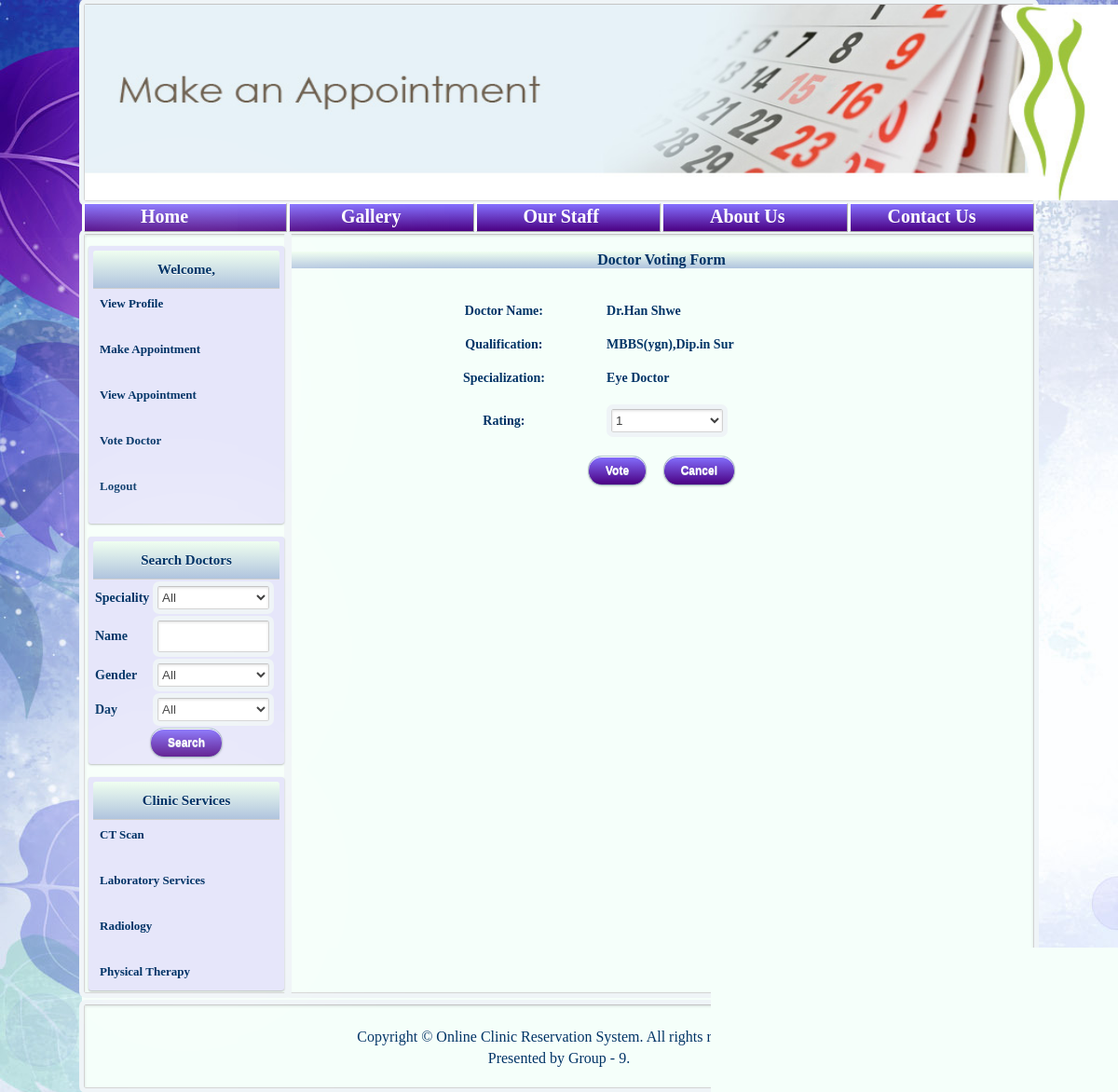
/voteDoctor.php?doctorId=1, run on the app's committed database.
### tables this page shows
CREATE TABLE `doctor` (
  `doctorId` int(11) NOT NULL AUTO_INCREMENT,
  `doctorName` varchar(30) NOT NULL,
  `doctorPwd` varchar(15) NOT NULL,
  `doctorAge` int(11) NOT NULL,
  `doctorGender` varchar(10) NOT NULL,
  `doctorPhone` varchar(12) NOT NULL,
  `doctorAddress` varchar(50) NOT NULL,
  `speciality` varchar(50) NOT NULL,
  `degree` varchar(50) NOT NULL,
  `experience` varchar(10) NOT NULL,
  `price` varchar(10) NOT NULL,
  PRIMARY KEY (`doctorId`)
);

### voteDoctor.php (the view, shortened to what this page needs)
<?php
$doctorId=$_GET['doctorId'];
$query="select * from doctor where doctorId='" . $doctorId . "'";
$result=mysql_query($query) or die(mysql_error());
$row = mysql_fetch_array($result);
?>
<html>
<head>
<link href="css/clinic.css" rel="stylesheet" type="text/css" />
</head>
<body id="bb" background="images/background/leafCircle.jpg">
  <table width="100%">
  	<tr>
  		<td width="8%"></td>
  		<td width="84%">
  			<table border="0" width="100%" style="background: #F5FFFA;">
 				<tr>
                  	<td colspan="5" class="borderStyle">
                  		<?php include $_SERVER['DOCUMENT_ROOT'] .'/clinicreservation/includes/header.php';?>
                  	</td>
              	</tr>
  				<tr>
             			<?php include $_SERVER['DOCUMENT_ROOT'] .'/clinicreservation/includes/menu.php';?>
              	</tr>
             	<tr>
                  <td valign="top" colspan="1" class="borderStyle" width="20%">
                  	 <table width="100%" style="margin: 0px 0px 0px -3px">
						<tr>
							<td><?php include $_SERVER['DOCUMENT_ROOT'] .'/clinicreservation/memberFunctions.php';?></td>
						</tr>
					</table>
                      <table width="100%" style="margin: 0px 0px 0px -3px">
                          <tr>
                              <td><?php include $_SERVER['DOCUMENT_ROOT'] .'/clinicreservation/includes/search.php';?></td>
                          </tr>
                      </table>
                      <table width="100%" style="margin: 0px 0px 0px -3px">
                          <tr>
                              <td><?php include $_SERVER['DOCUMENT_ROOT'] .'/clinicreservation/includes/services.php';?></td>
                          </tr>
                      </table>
				</td>
                <td valign="top" colspan="4" class="borderStyle" style="font-family: Quicksand-Regular; font-size: 16px; color: #03637E;">
                <div align="center">
                <br>
					<h4 id="title">Doctor Voting Form</h4>
                    <br>
			<form action="saveVoting.php" method="post">
				<table id="membersend1">
					<tr>
						<td><br></td>
					</tr>
					<tr>
						<td align="center">Doctor Name:</td>
                        <td><?php echo $row["doctorName"]?></td>
					</tr>
                    <tr>
						<td><br></td>
					</tr>
                    <tr>
						<td align="center">Qualification:</td>
                        <td><?php echo $row["degree"]?></td>
					</tr>
                    <tr>
						<td><br></td>
					</tr>
                    <tr>
						<td align="center">Specialization:</td>
                        <td><?php echo $row["speciality"]?></td>
					</tr>
					<tr>
						<td><br></td>
					</tr>
					<tr>
						<td align="center">Rating:</td>
                        <td><select name="rating">
                        <option>1</option>
                        </select></td>
					</tr>
					<tr>
						<td><br></td>
					</tr>
					<tr>
						<td colspan="2" align="center">
                        <input type="submit" name="vote" value="Vote" />&nbsp;&nbsp;&nbsp;&nbsp;&nbsp;<input type="submit" name="vote" value="Cancel" />
                   		</td>
					</tr>
					<tr>
						<td><br></td>
					</tr>
				</table>
			</form>
				</div>
				</td>
               </tr>
			   <tr>
					<td colspan="5"><?php include $_SERVER['DOCUMENT_ROOT'] .'/clinicreservation/includes/footer.php';?></td>
			   </tr>
		</table>
		</td>
		<td width="8%"></td>
	  </tr>
	</table>
</body>
</html>

### css/clinic.css (style rules this page uses)
* { padding: 0; margin: 0; }
#bb { background-position: top center; background-repeat: repeat-y; font-family: Quicksand-Regular; color: #003366; }
.borderStyle { margin: 1px; color: #404040; border: 1px solid; border-color: #c4c4c4 #d1d1d1 #d4d4d4; border-radius: 2px; outline: 5px solid #eff4f7; box-shadow: inset 0 1px 3px rgba(0, 0, 0, 0.12); }
input { font-family: 'Lucida Grande', Tahoma, Verdana, sans-serif; font-size: 14px; }
input[type=submit],input[type=reset] { padding: 0 18px; height: 30px; font-size: 12px; font-weight: bold; color: white; text-shadow: 0 1px #e3f1f1; background: #cde5ef; border: 1px solid; border-color: #b4ccce #b3c0c8 #9eb9c2; border-radius: 15px; outline: 0; box-sizing: content-box; background-image: linear-gradient(to bottom, #8470FF, #4B0082); box-shadow: inset 0 1px white, 0 1px 2px rgba(0, 0, 0, 0.15); }
select { margin: 5px; width: 120px; height: 25px; color: #404040; background: white; border: 1px solid; border-color: #c4c4c4 #d1d1d1 #d4d4d4; border-radius: 2px; outline: 5px solid #eff4f7; box-shadow: inset 0 1px 3px rgba(0, 0, 0, 0.12); }
#membersend1 { width: 70%; height: 100%; color: #003366; font-size: 14px; font-weight: bold; }
#title { color: #003366; text-align: center; background: linear-gradient(to bottom, #F0FFF0, #B0C4DE); }

### data on the page
doctor: doctorName "Dr.Han Shwe", degree "MBBS(ygn),Dip.in Sur", speciality "Eye Doctor"
